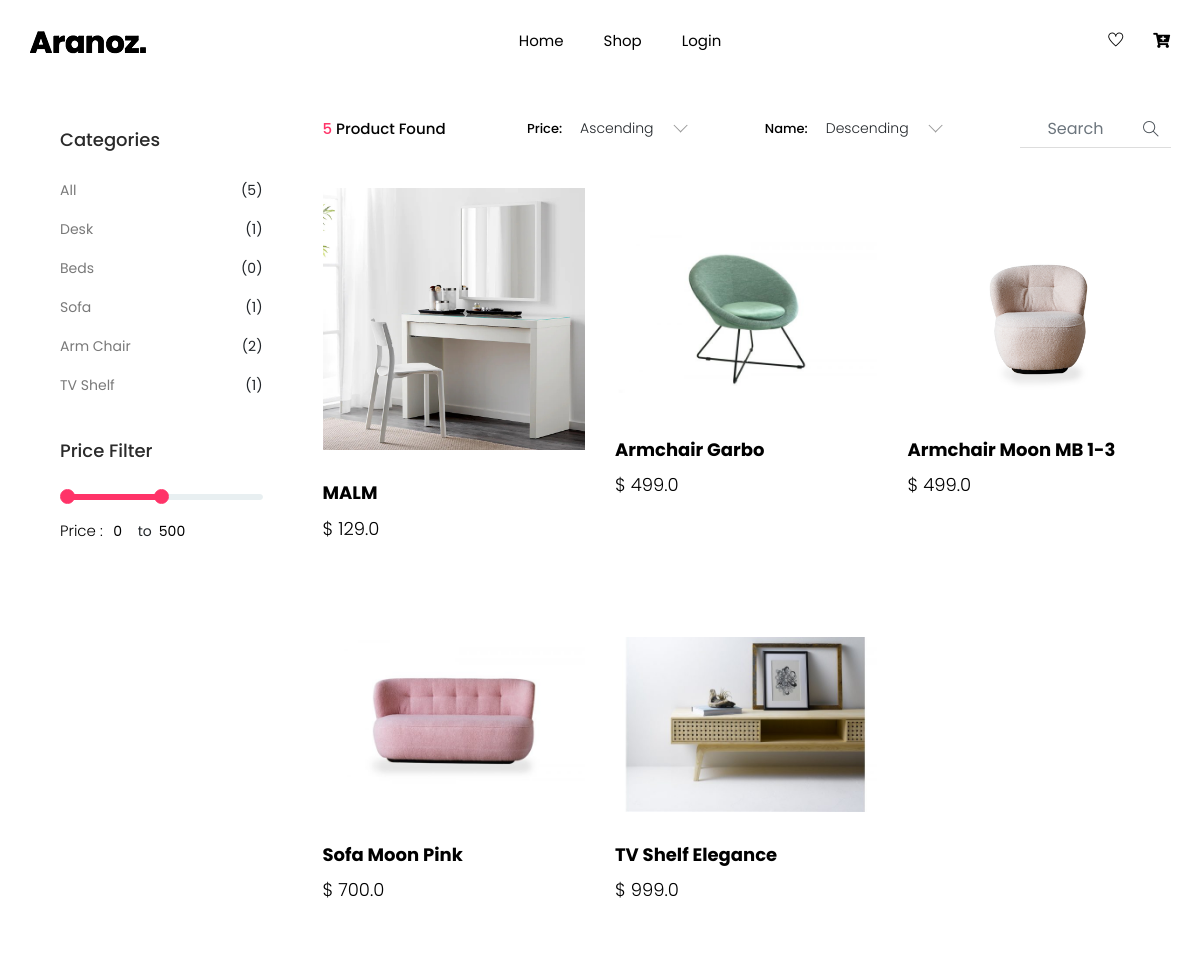
The page /shop/ (upper part) on the database as committed earlier.
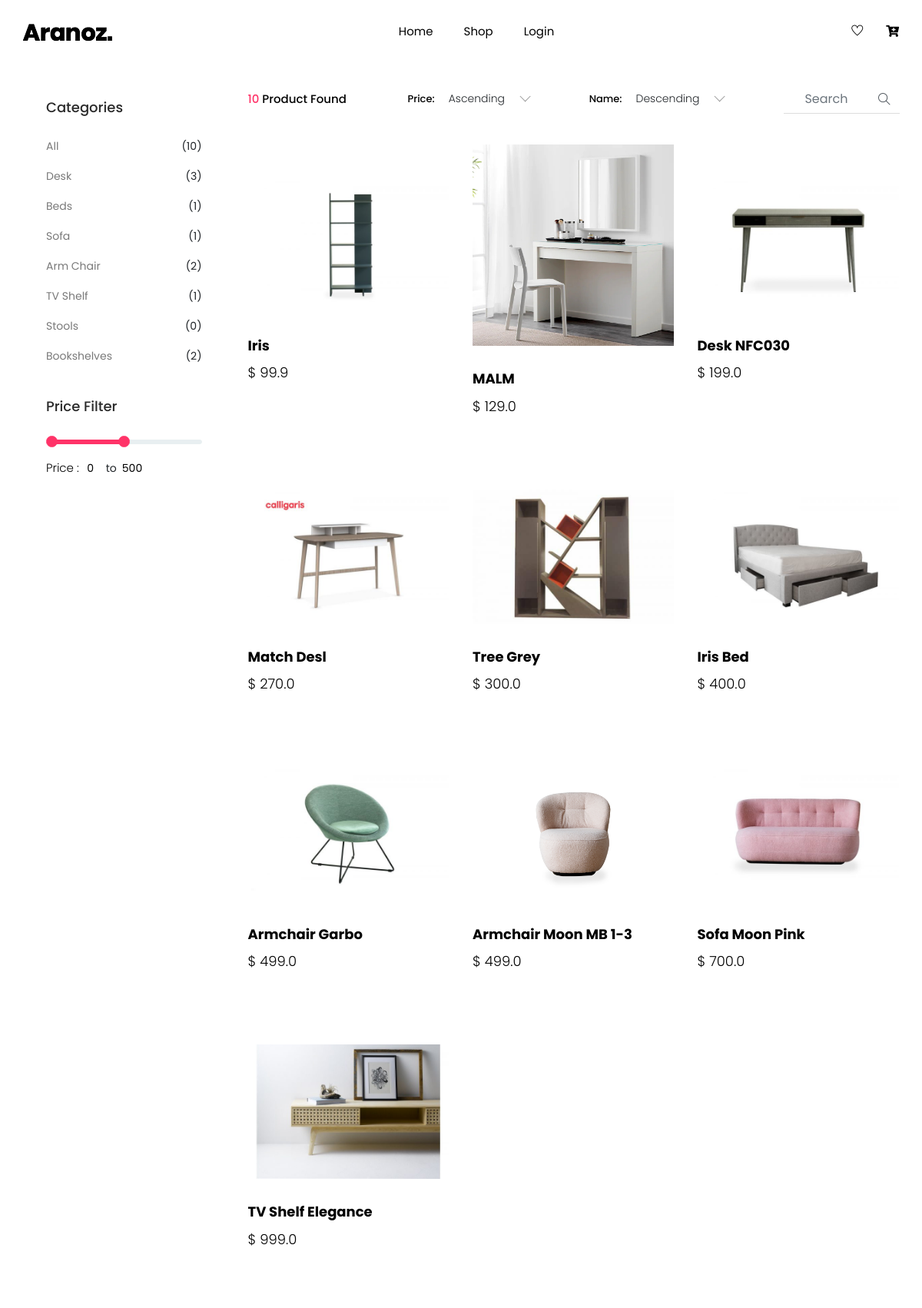
The same page on the database as committed later.
### product/models.py (models this page shows, shortened)
class Category(models.Model):
    title = models.CharField(default='', max_length=100, unique=True)
    slug = models.CharField(default='', max_length=100)
    description = models.TextField(default='')
    active = models.BooleanField(default=True)
    image = models.ImageField(upload_to=path_and_rename, max_length=255, null=True, blank=True)
    def get_quantity_product(self):
        return len(self.products.filter(active=True))
    @staticmethod
    def get_all_category():
        return Category.objects.filter(active=True)
    def get_absolute_url(self):
        return reverse("category", kwargs={
            'slug': self.slug
        })

class Product(models.Model):
    title = models.CharField(default='', max_length=100)
    description = models.TextField(default='')
    price = models.FloatField(default=0.0)
    status = models.CharField(choices=AVAILABILITY, max_length=30, null=True)
    active = models.BooleanField(default=True, null=True)
    category = models.ForeignKey(Category, on_delete=models.CASCADE, related_name='products')
    slug = AutoSlugField(populate_from='title', unique=True, null = True)
    quantity = models.IntegerField(default=1)
    def first_image(self):
        return self.images.all()[0]
    def image_tag(self):
        if self.first_image():
            return mark_safe('<img src="%s" style="width: 60px; height:60px;" />' % self.first_image().image.url)
        else:
            return 'No Image Found'
    image_tag.short_description = 'Image'
    def get_absolute_url(self):
        return reverse("product", kwargs={
            'slug': self.slug
        })
    def get_add_cart_url(self):
        return reverse("add-to-cart", kwargs={
            'slug': self.slug
        })
    @staticmethod
    def get_all_product():
        return Product.objects.filter(active=True)

class Image(models.Model):
    product = models.ForeignKey(Product, default=None, on_delete=models.CASCADE, related_name='images')
    image = models.ImageField(upload_to=path_and_rename, max_length=255, null=True, blank=True)

### product/views.py (the view, shortened to what this page needs)
# urls.py: path('shop/', ShopView.as_view(), name='shop'),
class ShopView(ListView):
    model = Product
    template_name = 'shop/shop.html'
    def get(self, request, slug=None):
        categories = Category.get_all_category()
        products = None
        quantity_product = len(Product.get_all_product())
        cart_quantity = Cart.item_quantity(request.user)
        order_price_dis = 'Ascending'
        order_name_dis = 'Descending'
        search_txt = ''
        if slug:
            category = get_object_or_404(Category, slug=slug)
            products = Product.get_product_by_category(category)
        else:
            products = Product.get_all_product().order_by('price', 'title')
        if 'search' in request.GET:
            search = request.GET['search']
            products = products.filter(title__icontains=search)
            search_txt = search
        context = {
            'categories': categories,
            'products': products,
            'quantity_product': quantity_product,
            'order_price': order_price_dis,
            'order_name': order_name_dis,
            'search_txt': search_txt,
            'cart_quantity': cart_quantity,
        }
        return render(request, self.template_name, context)

### cart/models.py (called while the page is built, shortened)
    @staticmethod
    def item_quantity(user):
        if user.is_anonymous:
            return 0

### templates/shop/shop.html (shortened to what this page needs)
{% extends 'base/base.html' %}
{% load static %}
{% block cssblock %}
  <link rel="stylesheet" href="{% static 'css/bootstrap.min.css' %}">
    <link rel="stylesheet" href="{% static 'css/animate.css' %}">
    <link rel="stylesheet" href="{% static 'css/owl.carousel.min.css' %}">
    <link rel="stylesheet" href="{% static 'css/nice-select.css' %}">
    <link rel="stylesheet" href="{% static 'css/all.css' %}">
    <link rel="stylesheet" href="{% static 'css/flaticon.css' %}">
    <link rel="stylesheet" href="{% static 'css/themify-icons.css' %}">
    <link rel="stylesheet" href="{% static 'css/magnific-popup.css' %}">
    <link rel="stylesheet" href="{% static 'css/slick.css' %}">
    <link rel="stylesheet" href="{% static 'css/price_rangs.css' %}">
    <link rel="stylesheet" href="{% static 'css/style.css' %}">
{% endblock %}
{% block content %}
    <section class="cat_product_area section_padding">
        <div class="container">
            <div class="row">
                <div class="col-lg-3">
                    <div class="left_sidebar_area">
                        <aside class="left_widgets p_filter_widgets">
                            <div class="l_w_title">
                                <h3>Categories</h3>
                            </div>
                            <div class="widgets_inner">
                                <ul class="list">
                                    <li>
                                        <a href='/shop'>All</a>
                                        <span>({{ quantity_product }})</span>
                                    </li>
                                    {% for cate in categories %}
                                    <li>
                                        <a href='{{cate.get_absolute_url}}'>{{cate.title}}</a>
                                        <span>({{cate.get_quantity_product}})</span>
                                    </li>
                                    {% endfor %}
                                </ul>
                            </div>
                        </aside>
                        <aside class="left_widgets p_filter_widgets price_rangs_aside">
                            <div class="l_w_title">
                                <h3>Price Filter</h3>
                            </div>
                            <div class="widgets_inner">
                                <div class="range_item">
                                    <input type="text" class="js-range-slider" value="" />
                                    <div class="d-flex">
                                        <div class="price_text">
                                            <p>Price :</p>
                                        </div>
                                        <div class="price_value d-flex justify-content-center">
                                            <input type="text" class="js-input-from" id="amount" readonly />
                                            <span>to</span>
                                            <input type="text" class="js-input-to" id="amount" readonly />
                                        </div>
                                    </div>
                                </div>
                            </div>
                        </aside>
                    </div>
                </div>
                <div class="col-lg-9">
                    <div class="row">
                        <div class="col-lg-12">
                            <form class="product_top_bar d-flex justify-content-between align-items-center">
                                <div class="single_product_menu">
                                    <p><span>{{ products|length }} </span> Product Found</p>
                                </div>
                                    <div class="single_product_menu d-flex">
                                        <h5>Price: </h5>
                                    </div>
                                    <div class="single_product_menu d-flex">
                                        <h5>Name: </h5>
                                    </div>
                                    <div class="single_product_menu d-flex">
                                        <div class="input-group">
                                            <input name="search" type="text" class="form-control" placeholder="search"
                                                aria-describedby="inputGroupPrepend" value="{{search_txt}}">
                                            <div class="input-group-prepend">
                                                <span class="input-group-text" id="inputGroupPrepend">
                                                    <i class="ti-search"></i>
                                                </span>
                                            </div>
                                        </div>
                                    </div>
                            </form>
                        </div>
                    </div>
                    <div class="row align-items-center latest_product_inner">
                        {% for product in products %}
                        <div class="col-lg-4 col-sm-6">
                            <div class="single_product_item">
                                <a href='{{product.get_absolute_url}}'>
                                    <img src={{product.first_image.image.url}} alt="">
                                </a>
                                <div class="single_product_text">
                                    <h4>{{product.title}}</h4>
                                    <h3>$ {{product.price}}</h3>
                                    <div class="add-cart-and-favourite d-flex justify-content-between align-items-center">
                                    </div>
                                </div>
                            </div>
                        </div>
                        {% endfor %}
                    </div>
                </div>
            </div>
        </div>
    </section>
{% endblock %}

### templates/base/base.html (shortened to what this page needs)
{% load static %}
<!doctype html>
<html lang="zxx">
<head>
    <link rel="stylesheet" href="{% static 'css/custom.css' %}">
    {% block cssblock %}
    {% endblock %}
</head>
<body>
    {% include 'base/navbar.html' %}
    {% block content %}
    {% endblock %}
</body>
</html>

### templates/base/navbar.html (shortened to what this page needs)
{% load static %}
<header class="main_menu home_menu">
        <div class="container">
            <div class="row align-items-center">
                <div class="col-lg-12">
                    <nav class="navbar navbar-expand-lg navbar-light">
                        <a class="navbar-brand" href="{% url 'index' %}"> <img src="{% static 'img/logo.png' %}" alt="logo"> </a>
                        <div class="collapse navbar-collapse main-menu-item" id="navbarSupportedContent">
                            <ul class="navbar-nav">
                                <li class="nav-item">
                                    <a class="nav-link" href="{% url 'index' %}">Home</a>
                                </li>
                                <li class="nav-item">
                                    <a class="nav-link" href="/shop">Shop</a>
                                </li>
                                {% if not user.is_authenticated %}
                                <li class="nav-item">
                                    <a class="nav-link" href="/account/log-in">Login</a>
                                </li>
                                {% endif %}
                            </ul>
                        </div>
                        <div class="hearer_icon d-flex">
                            <a href=""><i class="ti-heart"></i></a>
                            <a href="{% url 'cart' %}" >
                                <i class="fas fa-cart-plus"></i>
                            </a>
                        </div>
                    </nav>
                </div>
            </div>
        </div>
    </header>

### static/css/all.css (style rules this page uses)
.fa, .fas, .far, .fal, .fab { -moz-osx-font-smoothing: grayscale; -webkit-font-smoothing: antialiased; display: inline-block; font-style: normal; font-variant: normal; text-rendering: auto; line-height: 1; }
.fa-cart-plus:before { content: "\f217"; }
.fa, .fas { font-family: 'Font Awesome 5 Free'; font-weight: 900; }

### static/css/price_rangs.css (style rules this page uses)
.irs-hidden-input { position: absolute !important; display: block !important; top: 0 !important; left: 0 !important; width: 0 !important; height: 0 !important; font-size: 0 !important; line-height: 0 !important; padding: 0 !important; margin: 0 !important; outline: none !important; z-index: -9999 !important; background: none !important; border-style: solid !important; border-color: transparent !important; }

Rows that differ between the two databases and show on the page:
computed for Category "Desk": get_quantity_product "1" → "3"
computed for Category "Beds": get_quantity_product "0" → "1"
added Category: title "Stools", get_quantity_product "0"
added Category: title "Bookshelves", get_quantity_product "2"
added Product: first_image.image (picture), title "Iris", price "99.9"
added Product: first_image.image (picture), title "Desk NFC030", price "199.0"
added Product: first_image.image (picture), title "Match Desl", price "270.0"
added Product: first_image.image (picture), title "Tree Grey", price "300.0"
added Product: first_image.image (picture), title "Iris Bed", price "400.0"
Other text that changed with them:
{{ quantity_product }}: "5" → "10"
{{ products|length }}: "5" → "10"
